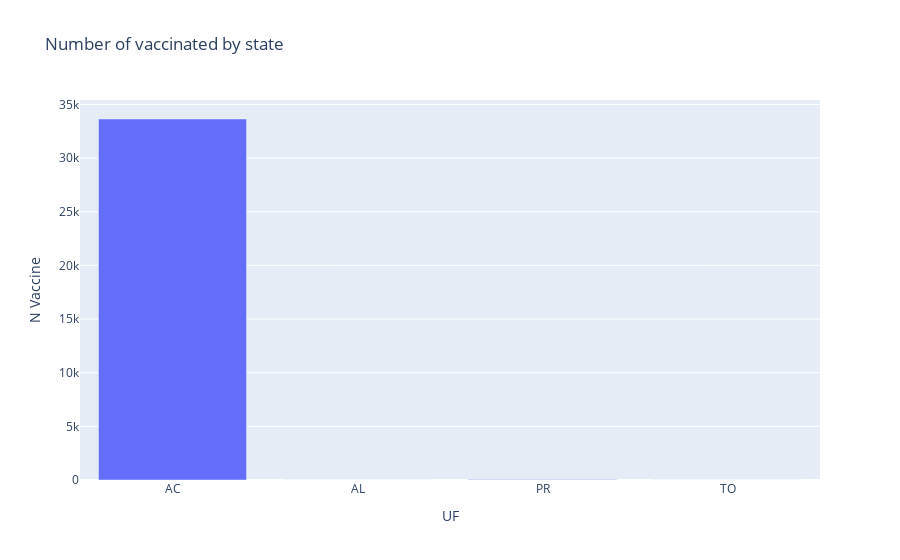

The notebook cell this image was saved under:
### Code cell
fig = px.bar(question_i,x='paciente_endereco_uf',y='document_id',labels={'paciente_endereco_uf':'UF','document_id':'N Vaccine'}, title='Number of vaccinated by state') 
fig.show()

### Figure 1 — Plotly figure (JSON) as saved in the notebook; plotly's stock layout.template omitted (floating-point values rounded to 4 significant figures)
{"data": [{"alignmentgroup": "True", "hovertemplate": "UF=%{x}<br>N Vaccine=%{y}<extra></extra>", "legendgroup": "", "marker": {"color": "#636efa"}, "name": "", "offsetgroup": "", "orientation": "v", "showlegend": false, "textposition": "auto", "type": "bar", "x": ["AC", "AL", "PR", "TO"], "xaxis": "x", "y": [33644, 3, 49, 10], "yaxis": "y"}], "layout": {"barmode": "relative", "legend": {"tracegroupgap": 0}, "title": {"text": "Number of vaccinated by state"}, "xaxis": {"anchor": "y", "domain": [0, 1], "title": {"text": "UF"}}, "yaxis": {"anchor": "x", "domain": [0, 1], "title": {"text": "N Vaccine"}}}}
